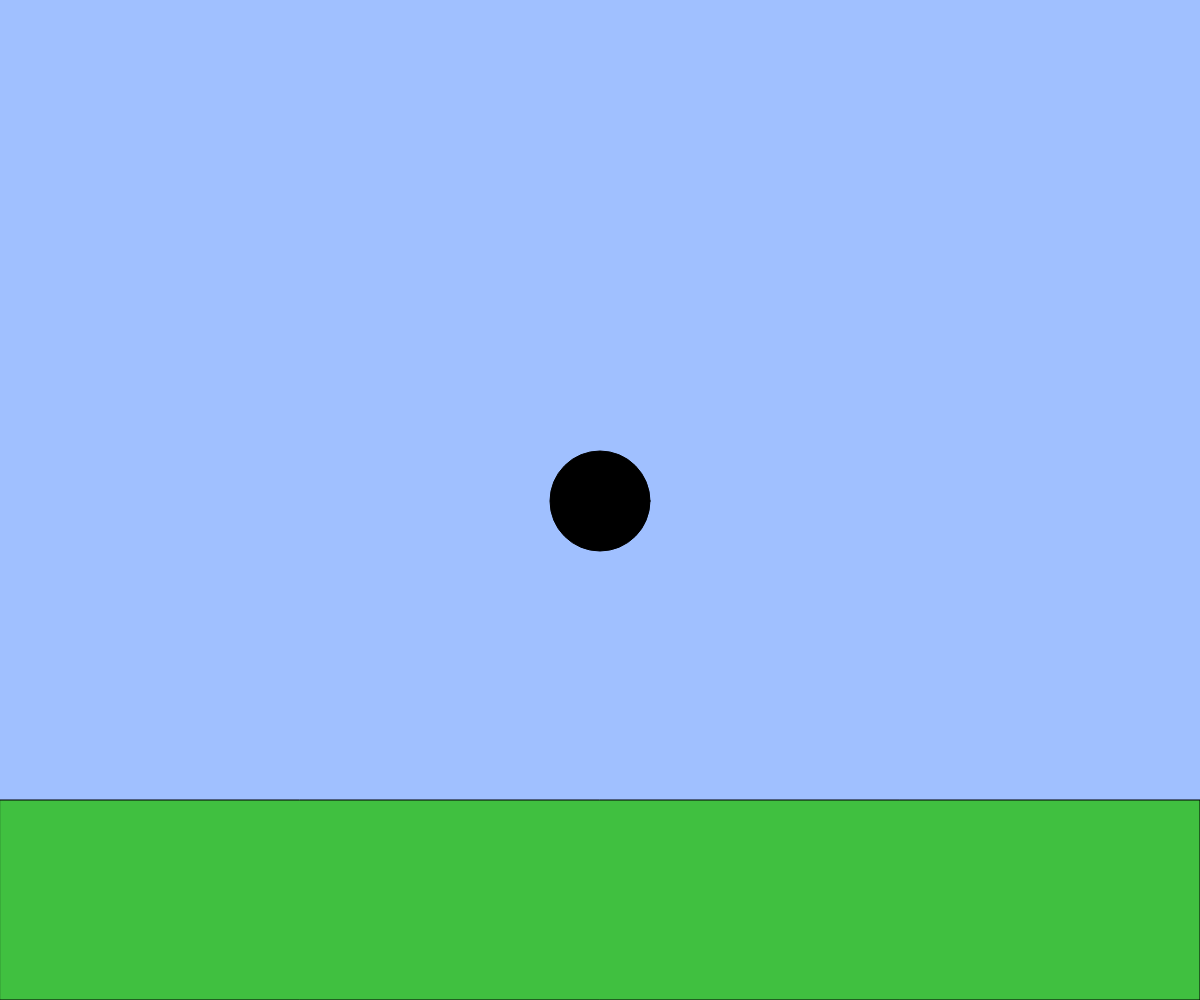
Frame 1 (no input)
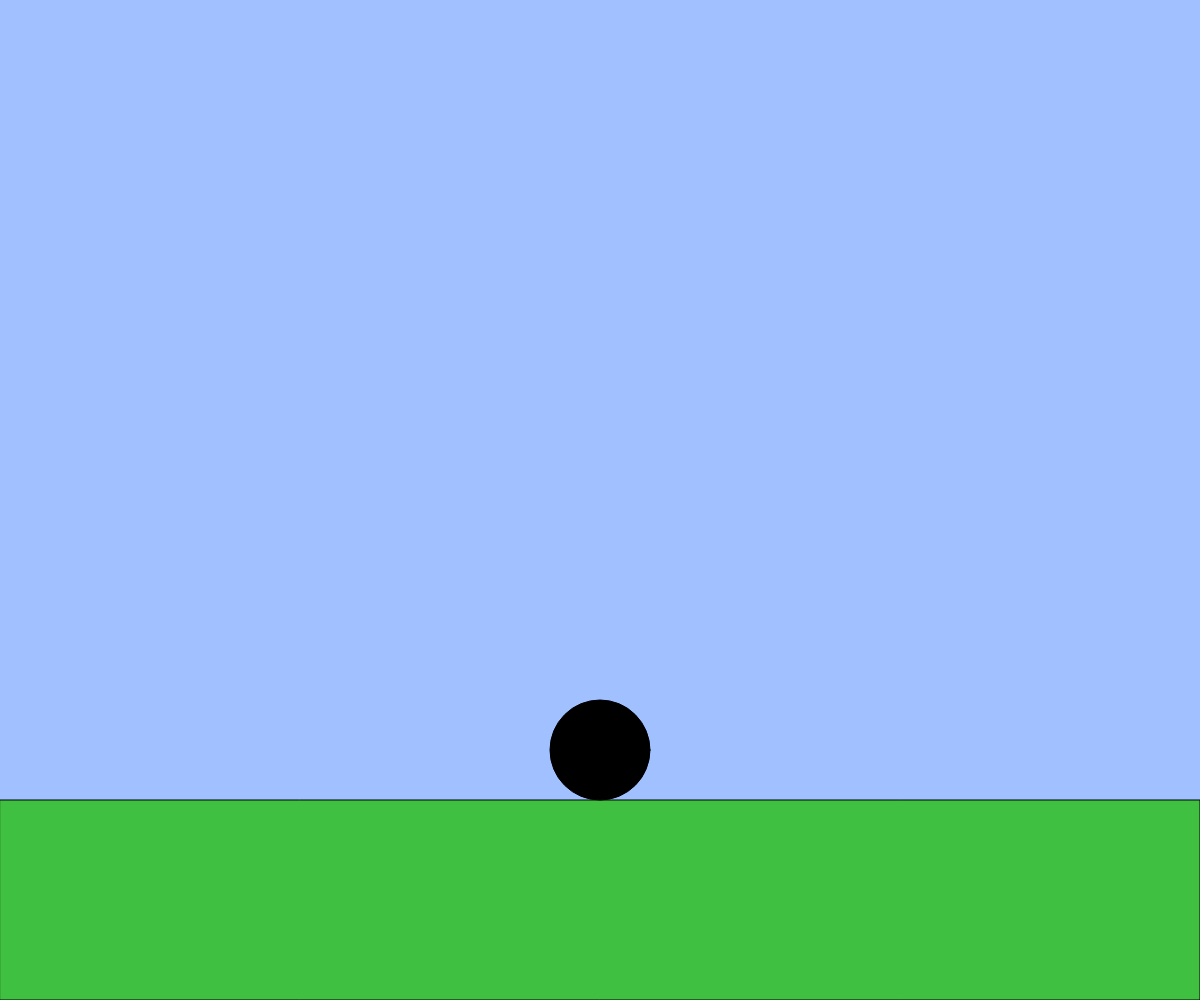
Frame 60 (no input)
Frame 120 (the mouse pressed at the canvas centre since frame 60): identical to frame 60, image omitted

The p5.js sketch that drew these frames (run headless with seeded random() and noise() and a simulated clock; from frame 60 on, the mouse is pressed at the canvas centre):

// p5.js sketch
// ── sketch.js
// 2D アニメーションゲームのようなインタラクション
let x, y;
let vx, vy;
const g = 1;

function setup(){
  createCanvas(windowWidth, windowHeight);
  x = width / 2;
  y = height / 2;
  vx = 0;
  vy = 0;
}

function windowResized(){
  resizeCanvas(windowWidth, windowHeight);
}

function draw(){
  background(160, 192, 255);
  const size = height * 0.1; // キャラクターのサイズ

  // 地面を描く
  const groundY = height * 0.8;
  fill(64, 192, 64);
  rect(0, groundY, width, height - groundY);

  vx = 0
    // キャラクターの左右移動
  if(keyIsDown(LEFT_ARROW)){ vx -= 5; }
  if(keyIsDown(SHIFT) && keyIsDown(LEFT_ARROW)){vx -= 5}  //上のifと両方が適用される
  if(keyIsDown(RIGHT_ARROW)){ vx += 5; }
  if(keyIsDown(SHIFT) && keyIsDown(RIGHT_ARROW)){vx += 5}  //上のifと両方が適用される


    // 重力とジャンプ
  vy += g;

  if(keyIsDown(" ".charCodeAt(0)) && y >= groundY - size/2){
    vy = -20;   //下向きが正
  }

  else if(y >=groundY - size/2){
    y = groundY - size/2
    vy = 0;
  }

    // 速くなりすぎないように制限
  vx = constrain(vx, -20, 20);
  vy = constrain(vy, -20, 20);

    // 位置を更新
  x += vx;
  y += vy;

    // キャラクターを描く
  fill(0);
  ellipse(x, y, size, size);
}
